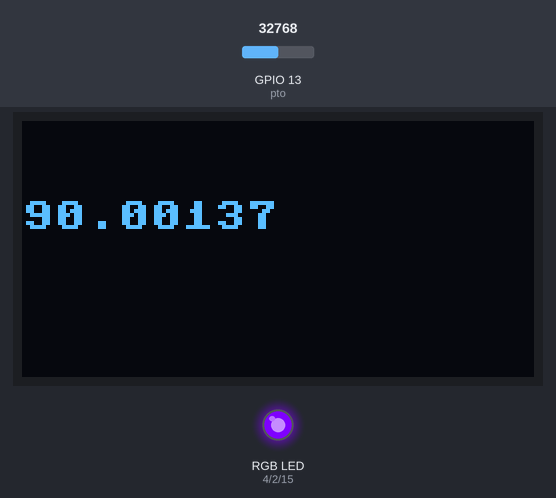
Recording of a program running on a simulated ESP32 board running MicroPython. Shown: 128×64 one-colour display, an RGB LED mixed from three pins (HIGH = lit). The test bench sets the inputs (shaded band); at power-on: GPIO 13 (pto) = 32768 (analog values on the 0–65535 scale).

Above: at 1.2 s.
1.3 s: GPIO 13 (pto) set to 31616
At 2.2 s:
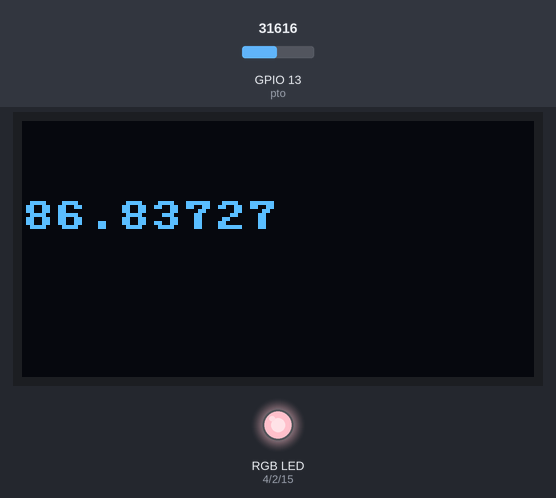
2.9 s: GPIO 13 (pto) set to 57670
At 3.9 s:
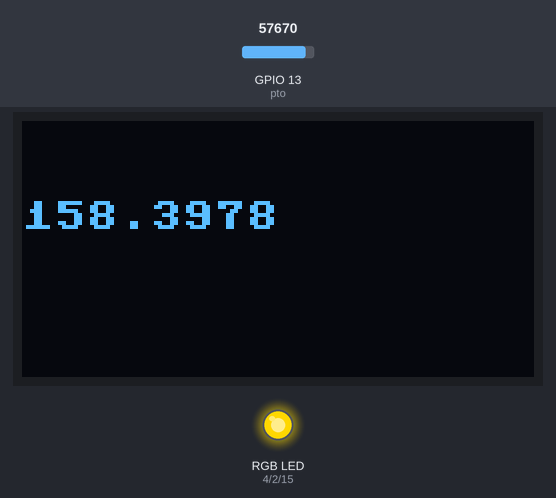
4.5 s: GPIO 13 (pto) set to 65535
At 5.6 s:
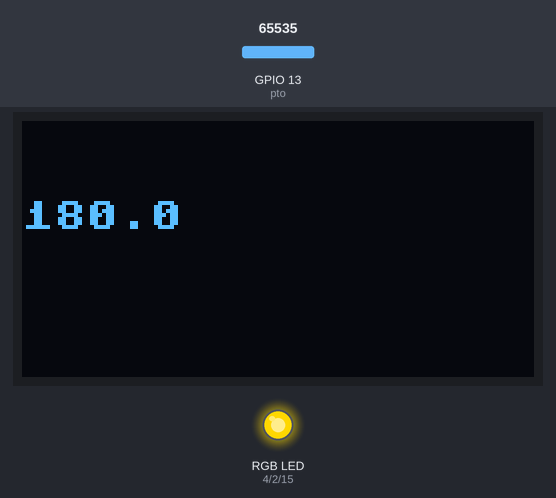
Timing chart, 0 to 7.5 s (numbered marks = the images above; inputs shaded):
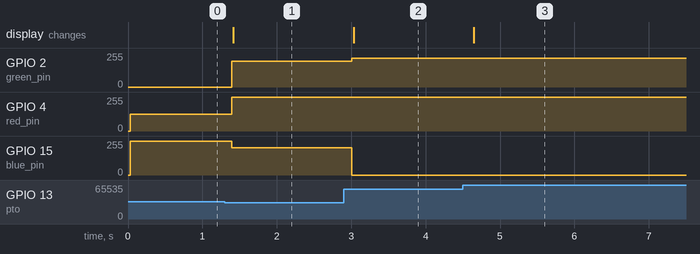

The program:

servomotor.py
```python
from machine import Pin, PWM, I2C, ADC
import ssd1306
import time

# OLED display Height and Width
OLED_WIDTH = 128
OLED_HEIGHT = 64

#initalize the Potentiometer
pto = ADC(Pin(13))

#initalize the servo
sg90 = PWM(Pin(23), freq = 50)

#Initialize Oled display
i2c = I2C(0, sda = Pin(21), scl = Pin(22), freq=400000)
oled = ssd1306.SSD1306_I2C(OLED_WIDTH, OLED_HEIGHT, i2c)

# initialize the rbg led pins
blue_pin = PWM(Pin(15), freq=1000)
green_pin = PWM(Pin(2), freq=1000)
red_pin = PWM(Pin(4), freq=1000)

#color function in (r,g,b) format
def rgb_color(r, g, b):
    red_pin.duty_u16(int(r * 65535 / 255))
    green_pin.duty_u16(int(g * 65535 / 255))
    blue_pin.duty_u16(int(b * 65535 / 255))

# set the angle for the servo
def set_servo_angle(angle):

    percentage = angle/180

    duty = int((percentage * 3277) +3277)

    sg90.duty_u16(duty)

#color based on angle
def set_color_angle(angle):
    if 0 <= angle <= 90:
        rgb_color(255, 192, 203)
    elif 90 <= angle <= 130:
        rgb_color(127, 0, 255)
    elif angle >= 130:
        rgb_color(255, 215, 0)
    else:
        print("error")


while True:
    oled.fill(0)
    digital_value = pto.read_u16()

    ratio_to_deg = 180*(digital_value/65535)
    #set_servo_angle(ratio_to_deg)
    set_color_angle(ratio_to_deg)
    angle_display = str(180*(digital_value/65535))
    oled.text(angle_display, 0, 20)
    oled.show()
    time.sleep(0.1)
    
```

Measured:
- the behaviour switches between 32768 and 32752 on GPIO 13 (pto) (found by bisection; images 0 and 1)
- after the input at 1.3 s, GPIO 2 (green_pin): 0/255 → 192/255 after 0.09 s; GPIO 4 (red_pin): 127/255 → 255/255 after 0.09 s; GPIO 15 (blue_pin): 255/255 → 203/255 after 0.09 s; the display: changes after 0.12 s (image 1)
- after the input at 2.9 s, GPIO 2 (green_pin): 192/255 → 215/255 after 0.11 s; GPIO 15 (blue_pin): 203/255 → 0/255 after 0.11 s; the display: changes after 0.13 s (image 2)
- after the input at 4.5 s, the display: changes after 0.15 s (image 3)
